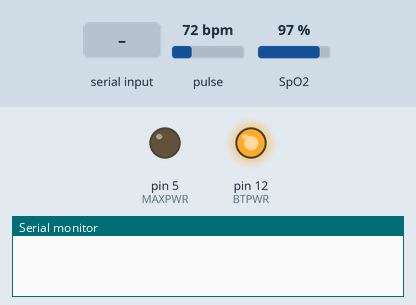
The sketch below on a simulated Arduino Uno, built with avr-gcc and run on an emulated ATmega328P. Shown: output pins drawn as LEDs (lit = HIGH), the last lines printed to the serial monitor. Inputs (shaded band) come from the test bench; at power-on: pulse 72 bpm, SpO2 97 %.

Above: at 1.2 s.
1.3 s: "v" received over Serial
At 1.7 s:
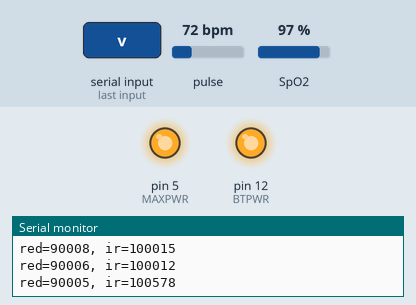
Timing chart, 0 to 4.3 s (numbered marks = the images above; inputs shaded):
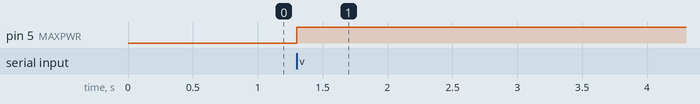

The sketch:

Arduino.ino
```cpp
const int BTPWR = 12;

/* Temperatura */
#define sensorTemperatura 0
float entradaTemp, celsiusTemp;
String temp;
/* END Temperatura */

/* Oxigeno y Latidos */
#include <Wire.h>
#include "MAX30105.h"
#include "spo2_algorithm.h"

MAX30105 particleSensor;

#define MAX_BRIGHTNESS 255
const int MAXPWR = 5;

uint32_t irBuffer[100];  // infrared LED sensor data
uint32_t redBuffer[100]; // red LED sensor data
int32_t bufferLength;

int32_t spo2;
int8_t validSPO2;

int32_t heartRate;
int8_t validHeartRate;

String oxigeno;
float oxigenoValor = 0;

String latidos;
float latidosValor = 0;
/* END  Oxigeno y Latidos */

/* Login */
char entrada = 'f';
boolean logueado = false;
/* END Login */

void setup()
{
  Serial.begin(9600);

  pinMode(BTPWR, OUTPUT);
  digitalWrite(BTPWR, HIGH);

  pinMode(MAXPWR, OUTPUT);
  digitalWrite(MAXPWR, LOW);
}

void loop()
{
  verificarLogin();

  if (logueado)
  {
    realizarMediciones();
  }
}

void medirTemperatura()
{
  Serial.begin(9600);

  entradaTemp = analogRead(sensorTemperatura);
  celsiusTemp = (5 * entradaTemp * 100) / 1024;

  if (celsiusTemp > 0)
  {
    temp = "T;" + (String)celsiusTemp;
    enviarDatos(temp);
    delay(1000);
  }
}

void inicializacionSensor()
{
  digitalWrite(MAXPWR, HIGH);

  if (!particleSensor.begin(Wire, I2C_SPEED_FAST))
  {
    while (1)
      ;
  }

  particleSensor.setup(60, 4, 2, 100, 411, 4096);
}

void realizarMediciones()
{
  Serial.begin(115200);

  inicializacionSensor();
  bufferLength = 100;

  for (byte i = 0; i < bufferLength; i++)
  {
    while (particleSensor.available() == false)
      particleSensor.check();

    redBuffer[i] = particleSensor.getRed();
    irBuffer[i] = particleSensor.getIR();
    particleSensor.nextSample();

    Serial.print(F("red="));
    Serial.print(redBuffer[i], DEC);
    Serial.print(F(", ir="));
    Serial.println(irBuffer[i], DEC);
  }
  maxim_heart_rate_and_oxygen_saturation(irBuffer, bufferLength, redBuffer, &spo2, &validSPO2, &heartRate, &validHeartRate);

  while (logueado)
  {
    for (byte i = 25; i < 100; i++)
    {
      redBuffer[i - 25] = redBuffer[i];
      irBuffer[i - 25] = irBuffer[i];
    }

    for (byte i = 75; i < 100; i++)
    {
      while (particleSensor.available() == false)
        particleSensor.check();

      redBuffer[i] = particleSensor.getRed();
      irBuffer[i] = particleSensor.getIR();
      particleSensor.nextSample();
    }

    maxim_heart_rate_and_oxygen_saturation(irBuffer, bufferLength, redBuffer, &spo2, &validSPO2, &heartRate, &validHeartRate);

    if (validHeartRate == 1)
    {
      if (heartRate > 100)
      {
        heartRate = heartRate - (heartRate * 0.2);
      }

      latidos = "L;" + (String)heartRate;
      enviarDatos(latidos);
      delay(1000);
    }

    if (validSPO2 == 1)
    {
      oxigeno = "O;" + (String)spo2;
      enviarDatos(oxigeno);
      delay(1000);
    }

    medirTemperatura();
    delay(1000);
  }

  digitalWrite(MAXPWR, LOW);
}

void verificarLogin()
{
  entrada = Serial.read();
  if (entrada == 'v')
  {
    logueado = true;
  }

  if (entrada == 'f')
  {
    logueado = false;
  }
}

void enviarDatos(String cadena)
{
  Serial.begin(9600);
  Serial.print(cadena);
}
```

Measured:
- after the input at 1.3 s, pin 5 (MAXPWR): LOW → HIGH at once
